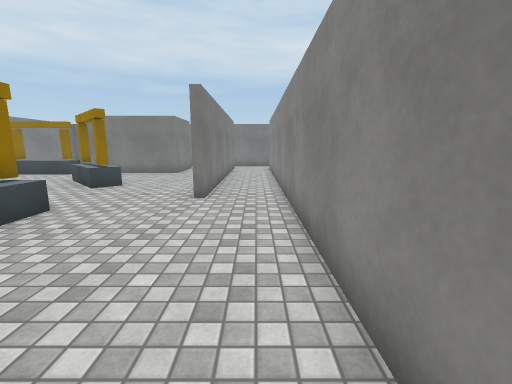
view 1 (above)

23 first-person views from a walk through a scene from a Unity 3-D project. The camera is 1.4 m above the floor, tilts 10° down and sees 90° across. The floor is counted in squares, 1 m on a side. Each view is taken from the middle of a square. On the plan, view 1 faces up. The plan holds only what a view shows up to about 13 squares ahead; the rest is blank. The player is left out. Surface patterns are stand-ins for the level's own textures.

view 2
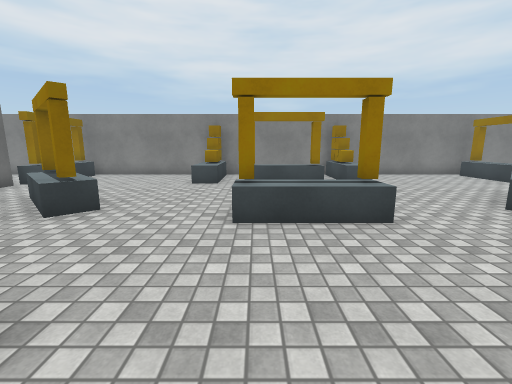

view 3
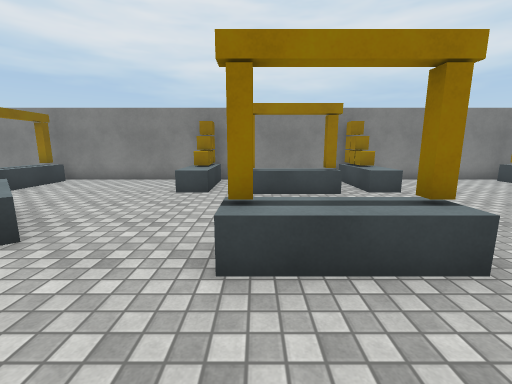

view 4
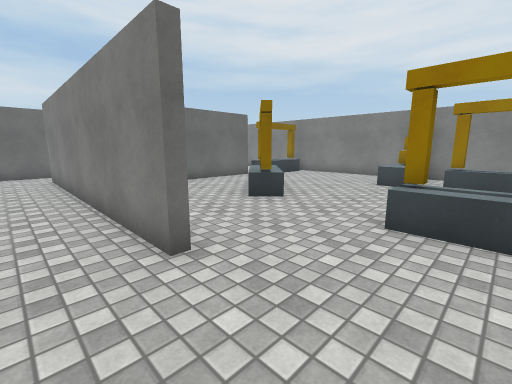

view 5
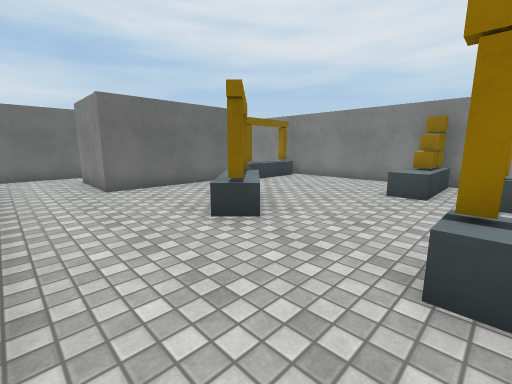

view 6
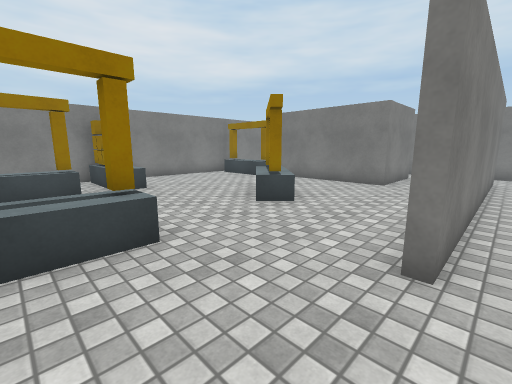

view 7
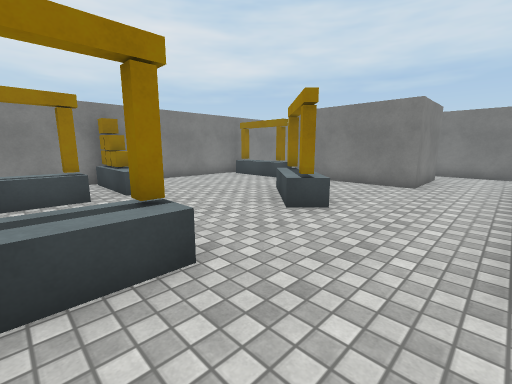

view 8
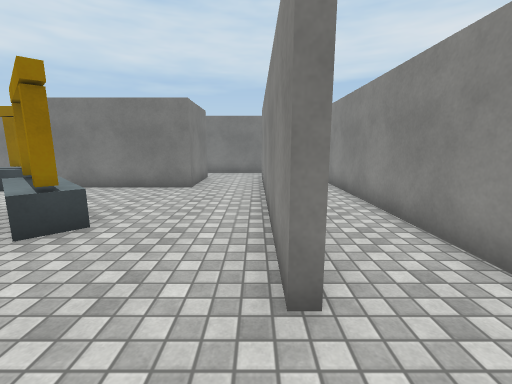

view 9
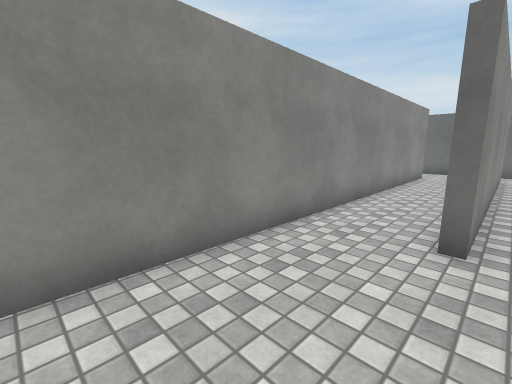

view 10
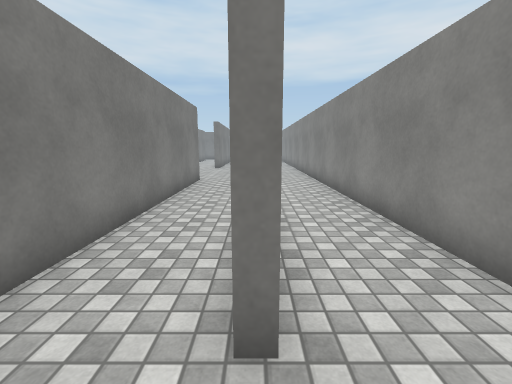

view 11
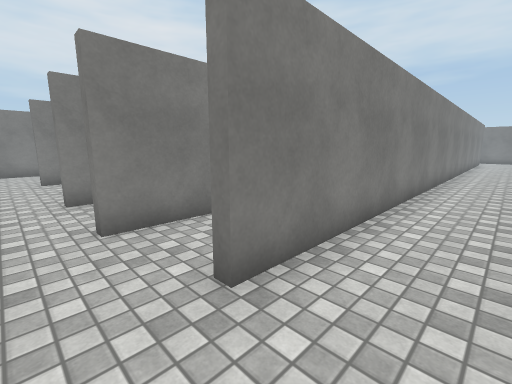

view 12
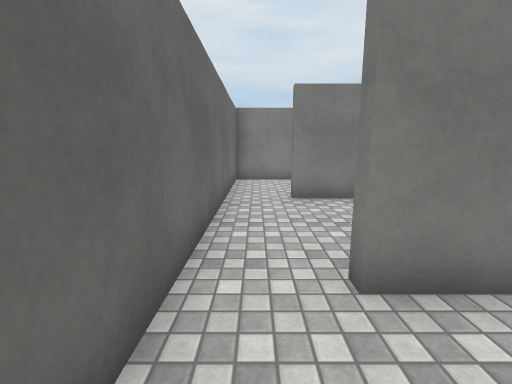

view 13
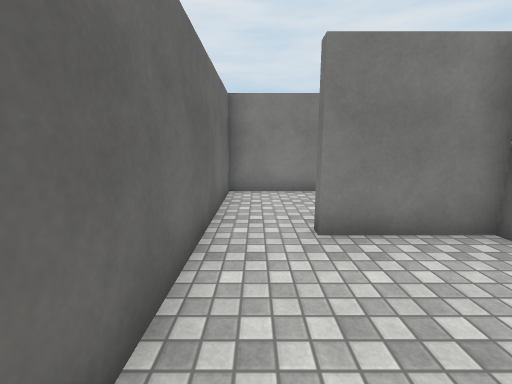

view 14
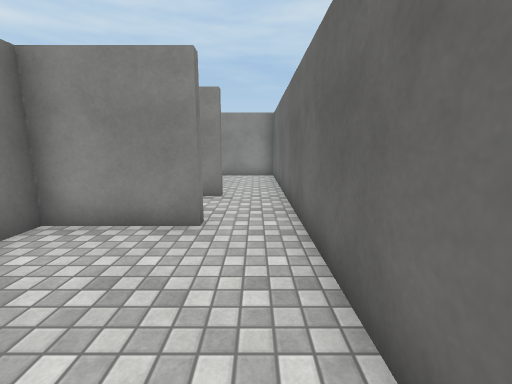

view 15
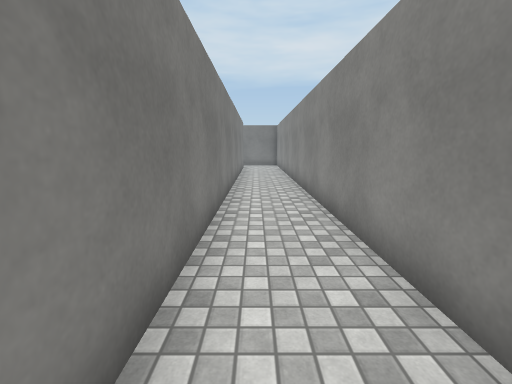

view 16
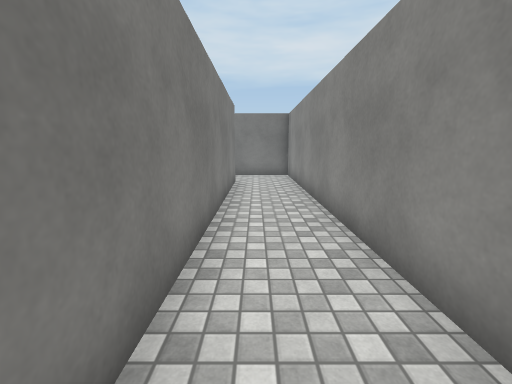

view 17
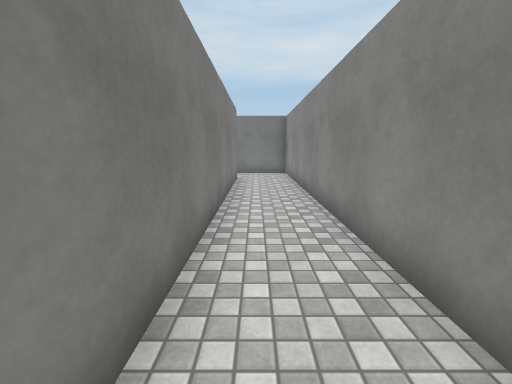

view 18
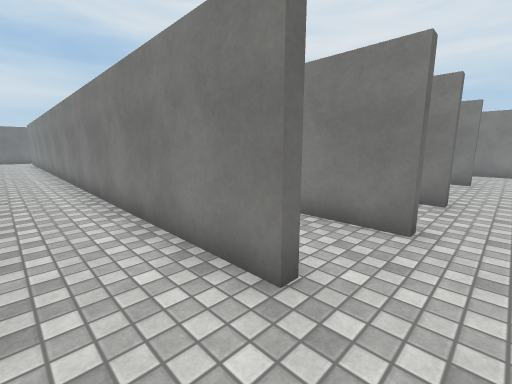

view 19
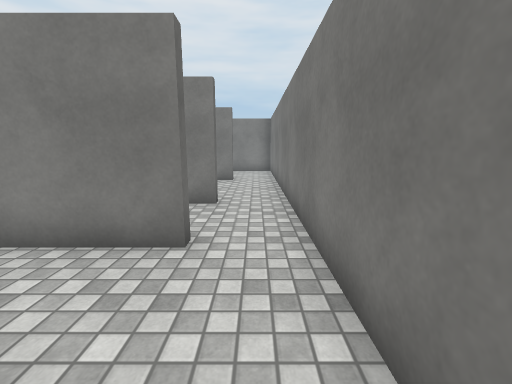

view 20
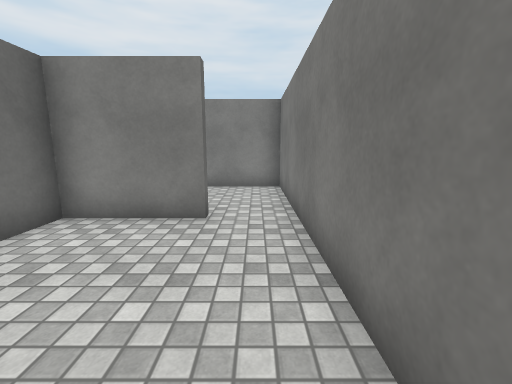

view 21
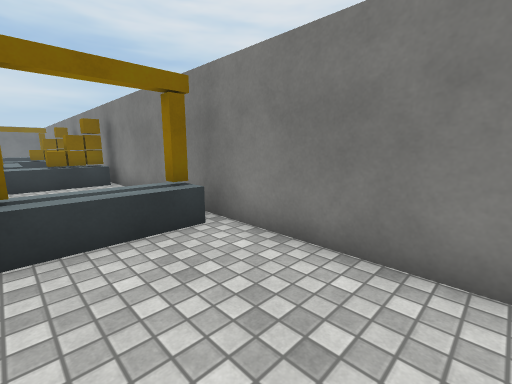

view 22
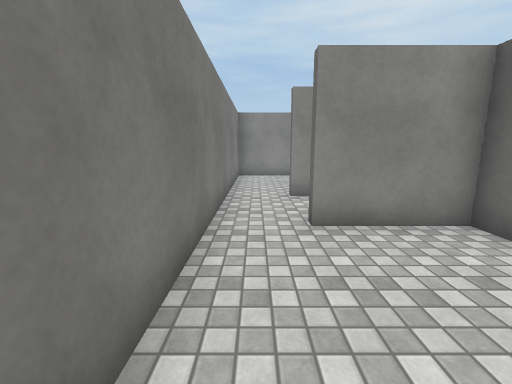

view 23
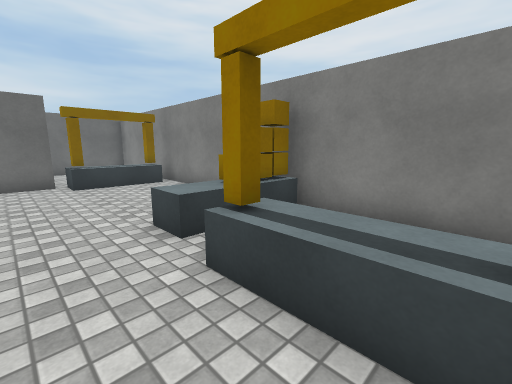

### Floor plan
Key: @ floor where view 1 was taken; # wall or solid block; . floor; = window, fence, low wall or low ledge; ^ raised ledge; C cube.
Columns run from 13 left of view 1 to 4 right of it. Each row starts with its distance up from view 1.
 19 ##################
 18 #................#
 17 #...#....#.#.....#
 16 #...#....#.#..#..#
 15 #...#....#.#..#..#
 14 #^^#######.#..#..#
 13 #^^^  .....#..#..#
 12 #.... .....#..#..#
 11 #....=#....#..#..#
 10 #.....^^...#..#..#
  9 #......=#..#..#..#
  8 #..........#..#..#
  7 #CC^..........#..#
  6 #....  .......#..#
  5 # .#.. .#.....#..#
  4 # .^.. .^.....#..#
  3 # .#.. .#.....#..#
  2 #.............#..#
  1 #CC^.......#..#..#
  0 #..........#.@#..#
 -1 #......=#..#..#..#
 -2 #.....^^...#..#..#
 -3 #....=#....#..#..#
 -4 #..........#..#..#
 -5 #^^#.......#..#..#
 -6 #^^^######.#..#..#
 -7 #  .#....#.#..#..#
 -8 #. .#....#.#..#..#
 -9 #................#
-10 #................#
-11 ##################

Where each view was taken, in squares from view 1:
view 1: 0 up, 0 right, facing up
view 2: 3 up, 0 right, facing left
view 3: 3 up, 2 left, facing left
view 4: 4 up, 0 right, facing down-left
view 5: 3 up, 2 left, facing down-left
view 6: 4 up, 1 left, facing up-left
view 7: 4 up, 2 left, facing up-left
view 8: 5 up, 2 left, facing up
view 9: 5 up, 2 left, facing down-right
view 10: 10 down, 1 right, facing up
view 11: 10 down, 3 right, facing up-left
view 12: 10 down, 2 left, facing left
view 13: 10 down, 5 left, facing left
view 14: 10 down, 9 left, facing right
view 15: 1 down, 2 right, facing up
view 16: 6 up, 2 right, facing up
view 17: 5 up, 2 right, facing up
view 18: 18 up, 3 right, facing down-left
view 19: 18 up, 2 right, facing left
view 20: 18 up, 4 left, facing left
view 21: 18 up, 10 left, facing down-left
view 22: 18 up, 9 left, facing right
view 23: 5 up, 8 left, facing down-left
